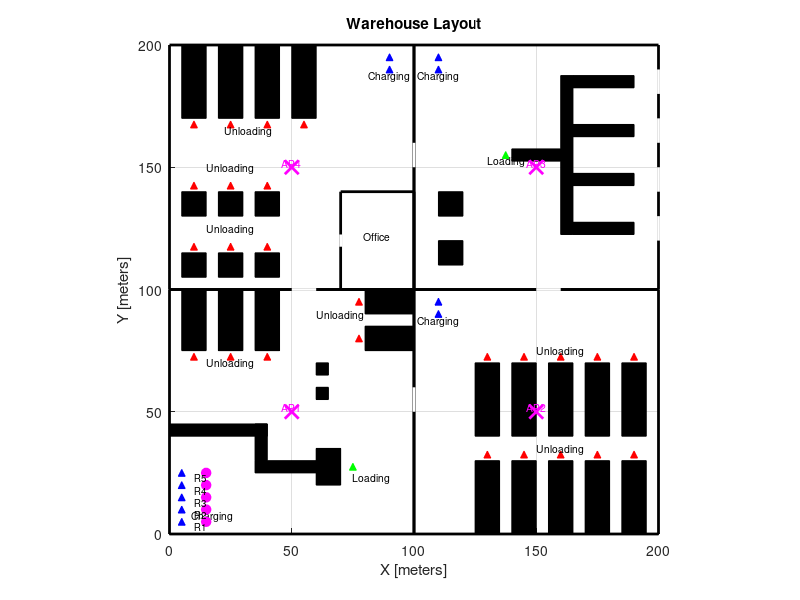

This chart was generated by the following MATLAB code:
function warehouse_layout()

% Define the figure
figure;
hold on;
%% 

%%%%% ROOM 1 LAYOUT %%%%%

% Define the outer boundary for Room 1 (100x100 meters)
plot([0 100 100 0 0], [0 0 100 100 0], 'k', 'LineWidth', 2);

% Define the walls (black areas) as filled polygons
% Draw obstacles (partitions and blocks)

% Conveyor for arriving packages
fill([35 35 40 40], [30 45 45 30], 'k'); % Vertical conveyor

fill([35 35 60 60], [25 30 30 25], 'k'); % Horizontal conveyor 1

fill([0 0 40 40], [40 45 45 40], 'k'); % Horizontal conveyor 2

% Block 1
fill([60 60 70 70], [20 35 35 20], 'k'); % Small block near loading station

% Rack 1
fill([5 5 15 15], [75 100 100 75], 'k'); % Unloading rack 1

% Rack 2
fill([20 20 30 30], [75 100 100 75], 'k'); % Unloading rack 2

% Rack 3
fill([35 35 45 45], [75 100 100 75], 'k'); % Unloading rack 3

% Rack 4
fill([80 80 100 100], [90 100 100 90], 'k'); % Unloading rack 4

% Rack 5
fill([80 80 100 100], [75 85 85 75], 'k'); % Unloading rack 5

% Obstacle 1
fill([60 60 65 65], [65 70 70 65], 'k'); % Obstacle 1

% Obstacle 2
fill([60 60 65 65], [55 60 60 55], 'k'); % Obstacle 2

% Define the charging and loading/unloading areas
charging_x = [5, 5, 5, 5, 5];
charging_y = [5, 10, 15, 20, 25];

loading_x = 75;
loading_y = 27.5;

unloading_x = [10, 25, 40, 77.5, 77.5];
unloading_y = [72.5, 72.5, 72.5, 80, 95];

% Plot the charging stations
plot(charging_x, charging_y, 'b^', 'MarkerSize', 5, 'MarkerFaceColor', 'b');
text(17.5, 5, 'Charging', 'HorizontalAlignment', 'center', 'VerticalAlignment', 'bottom', 'FontSize', 7.5);

% Plot the loading stations
plot(loading_x, loading_y, 'g^', 'MarkerSize', 5, 'MarkerFaceColor', 'g');
text(75, 25, 'Loading', 'HorizontalAlignment', 'left', 'VerticalAlignment', 'top', 'FontSize', 7.5);

% Plot the unloading stations
plot(unloading_x, unloading_y, 'r^', 'MarkerSize', 5, 'MarkerFaceColor', 'r');
text(25, 67.5, 'Unloading', 'HorizontalAlignment', 'center', 'VerticalAlignment', 'bottom', 'FontSize', 7.5);
text(70, 87.5, 'Unloading', 'HorizontalAlignment', 'center', 'VerticalAlignment', 'bottom', 'FontSize', 7.5);


% Define the robot start positions
robot_positions = [15, 5; 15, 10; 15, 15; 15, 20; 15, 25];

% Plot the robot start positions
hold on;
plot(robot_positions(:,1), robot_positions(:,2), 'mo', 'MarkerSize', 7, 'MarkerFaceColor', 'm');

% Add labels for the robot positions (optional, you can remove this if not needed)
for i = 1:size(robot_positions, 1)
    text(robot_positions(i,1), robot_positions(i,2), sprintf('R%d', i), ...
        'HorizontalAlignment', 'right', 'VerticalAlignment', 'top', 'FontSize', 7);
end
 

%% 

%%%%% ROOM 2 LAYOUT %%%%%

% Define the outer boundary for Room 2 (100x100 meters)
plot([100 200 200 100 100], [0 0 100 100 0], 'k', 'LineWidth', 2);

% Rack 1
fill([125 125 135 135], [0 30 30 0], 'k'); % Unloading rack 1

% Rack 2
fill([140 140 150 150], [0 30 30 0], 'k'); % Unloading rack 2

% Rack 3
fill([155 155 165 165], [0 30 30 0], 'k'); % Unloading rack 3

% Rack 4
fill([170 170 180 180], [0 30 30 0], 'k'); % Unloading rack 4

% Rack 5
fill([185 185 195 195], [0 30 30 0], 'k'); % Unloading rack 5

% Rack 6
fill([125 125 135 135], [40 70 70 40], 'k'); % Unloading rack 6

% Rack 7
fill([140 140 150 150], [40 70 70 40], 'k'); % Unloading rack 7

% Rack 8
fill([155 155 165 165], [40 70 70 40], 'k'); % Unloading rack 8

% Rack 9
fill([170 170 180 180], [40 70 70 40], 'k'); % Unloading rack 9

% Rack 10
fill([185 185 195 195], [40 70 70 40], 'k'); % Unloading rack 10

% Define the charging and unloading areas
charging_x = [110, 110];
charging_y = [90, 95];

unloading_x = [130, 145, 160, 175, 190, 130, 145, 160, 175, 190];
unloading_y = [32.5, 32.5, 32.5, 32.5, 32.5, 72.5, 72.5, 72.5, 72.5, 72.5];

% Plot the charging stations
plot(charging_x, charging_y, 'b^', 'MarkerSize', 5, 'MarkerFaceColor', 'b');
text(110, 85, 'Charging', 'HorizontalAlignment', 'center', 'VerticalAlignment', 'bottom', 'FontSize', 7.5);

% Plot the unloading stations
plot(unloading_x, unloading_y, 'r^', 'MarkerSize', 5, 'MarkerFaceColor', 'r');
text(160, 32.5, 'Unloading', 'HorizontalAlignment', 'center', 'VerticalAlignment', 'bottom', 'FontSize', 7.5);
text(160, 72.5, 'Unloading', 'HorizontalAlignment', 'center', 'VerticalAlignment', 'bottom', 'FontSize', 7.5);

%% 

%%%%% ROOM 3 LAYOUT %%%%%

% Define the outer boundary for Room 3 (100x100 meters)
plot([100 200 200 100 100], [100 100 200 200 100], 'k', 'LineWidth', 2);

% Conveyors to load into delivery trucks
fill([160 160 165 165], [122.5, 187.5, 187.5, 122.5], 'k'); % Vertical conveyor

fill([165 165 190 190], [122.5 127.5 127.5 122.5], 'k'); % Horizontal conveyor 1

fill([165 165 190 190], [142.5 147.5 147.5 142.5], 'k'); % Horizontal conveyor 2

fill([165 165 190 190], [162.5 167.5 167.5 162.5], 'k'); % Horizontal conveyor 3

fill([165 165 190 190], [182.5 187.5 187.5 182.5], 'k'); % Horizontal conveyor 4

fill([140 140 160 160], [152.5 157.5 157.5 152.5], 'k'); % Horizontal conveyor 4

% Obstacle 1
fill([110 110 120 120], [110 120 120 110], 'k'); % Obstacle 1

% Obstacle 2
fill([110 110 120 120], [130 140 140 130], 'k'); % Obstacle 2

% Define the charging and loading areas
charging_x = [110, 110];
charging_y = [190, 195];

loading_x = 137.5;
loading_y = 155;

% Plot the charging stations
plot(charging_x, charging_y, 'b^', 'MarkerSize', 5, 'MarkerFaceColor', 'b');
text(110, 185, 'Charging', 'HorizontalAlignment', 'center', 'VerticalAlignment', 'bottom', 'FontSize', 7.5);

% Plot the loading stations
plot(loading_x, loading_y, 'g^', 'MarkerSize', 5, 'MarkerFaceColor', 'g');
text(130, 155, 'Loading', 'HorizontalAlignment', 'left', 'VerticalAlignment', 'top', 'FontSize', 7.5);

% Door for the truck in Room 3
plot([200, 200], [120, 130], 'w', 'LineWidth', 2);
plot([200, 200], [140, 150], 'w', 'LineWidth', 2);
plot([200, 200], [160, 170], 'w', 'LineWidth', 2);
plot([200, 200], [180, 190], 'w', 'LineWidth', 2);

%% 

%%%%% ROOM 4 LAYOUT %%%%%

% Define the outer boundary for Room 4 (100x100 meters)
plot([0 100 100 0 0], [100 100 200 200 100], 'k', 'LineWidth', 2);

% Rack 1
fill([5 5 15 15], [170 200 200 170], 'k'); % Unloading rack 1

% Rack 2
fill([20 20 30 30], [170 200 200 170], 'k'); % Unloading rack 2

% Rack 3
fill([35 35 45 45], [170 200 200 170], 'k'); % Unloading rack 3

% Rack 4
fill([50 50 60 60], [170 200 200 170], 'k'); % Unloading rack 4

% Block 1
fill([5 5 15 15], [105 115 115 105], 'k');

% Block 2
fill([20 20 30 30], [105 115 115 105], 'k');

% Block 3
fill([35 35 45 45], [105 115 115 105], 'k');

% Block 4
fill([5 5 15 15], [130 140 140 130], 'k');

% Block 5
fill([20 20 30 30], [130 140 140 130], 'k');

% Block 6
fill([35 35 45 45], [130 140 140 130], 'k');

% Office
plot([70 70 100 100 70], [100 140 140 100 100], 'k', 'LineWidth', 2);
plot([70 70], [117.5 122.5], 'w', 'LineWidth', 2);

% Define the charging and unloading areas
charging_x = [90, 90];
charging_y = [190, 195];

unloading_x = [10, 25, 40, 55, 10, 25, 40, 10, 25, 40];
unloading_y = [167.5, 167.5, 167.5, 167.5, 142.5, 142.5, 142.5, 117.5, 117.5, 117.5];

% Plot the charging stations
plot(charging_x, charging_y, 'b^', 'MarkerSize', 5, 'MarkerFaceColor', 'b');
text(90, 185, 'Charging', 'HorizontalAlignment', 'center', 'VerticalAlignment', 'bottom', 'FontSize', 7.5);

% Plot the unloading stations
plot(unloading_x, unloading_y, 'r^', 'MarkerSize', 5, 'MarkerFaceColor', 'r');
text(32.5, 162.5, 'Unloading', 'HorizontalAlignment', 'center', 'VerticalAlignment', 'bottom', 'FontSize', 7.5);
text(25, 147.5, 'Unloading', 'HorizontalAlignment', 'center', 'VerticalAlignment', 'bottom', 'FontSize', 7.5);
text(25, 122.5, 'Unloading', 'HorizontalAlignment', 'center', 'VerticalAlignment', 'bottom', 'FontSize', 7.5);


text(85, 120, 'Office', 'HorizontalAlignment', 'center', 'VerticalAlignment', 'bottom', 'FontSize', 7.5);
%% 

%%%%% DOORS BETWEEN ROOMS %%%%%
% Door between Room 1 and Room 2
plot([100 100], [50 60], 'w', 'LineWidth', 2);

% Door between Room 2 and Room 3
plot([150 160], [100 100], 'w', 'LineWidth', 2);

% Door between Room 3 and Room 4
plot([100 100], [150 160], 'w', 'LineWidth', 2);

% Door between Room 4 and Room 1
plot([50 60], [100 100], 'w', 'LineWidth', 2);

%%

% Plot the access points (APs)
ap_positions = [
    50, 50;    % AP1 in Room 1
    150, 50;   % AP2 in Room 2
    150, 150;  % AP3 in Room 3
    50, 150;   % AP4 in Room 4
];

for i = 1:size(ap_positions, 1)
    plot(ap_positions(i, 1), ap_positions(i, 2), 'mx', 'MarkerSize', 10, 'LineWidth', 2);
    text(ap_positions(i, 1), ap_positions(i, 2), sprintf('AP%d', i), 'HorizontalAlignment', 'center', 'VerticalAlignment', 'bottom', 'FontSize', 7.5, 'Color', 'magenta');
end
%% 

% Set the axis limits and labels
axis([0 200 0 200]);
xlabel('X [meters]');
ylabel('Y [meters]');
title('Warehouse Layout');
grid on;
hold off;

% Adjust the aspect ratio
axis equal;